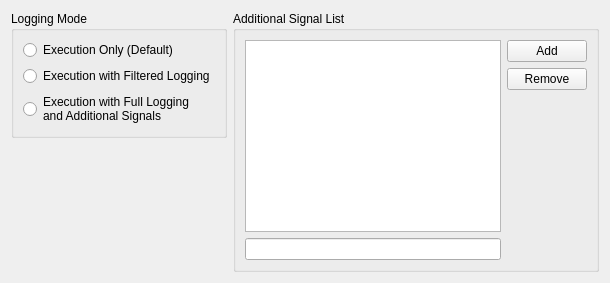
      <widget class="QWidget" name="tab_2">
       <attribute name="icon">
        <iconset resource="AutomationGUI_white.qrc">
         <normaloff>:/icons/file-document-outline</normaloff>:/icons/file-document-outline</iconset>
       </attribute>
       <attribute name="title">
        <string>Logging</string>
       </attribute>
       <layout class="QVBoxLayout" name="verticalLayout_10">
        <item>
         <layout class="QHBoxLayout" name="loggingTabLayout">
          <item>
           <layout class="QVBoxLayout" name="logmodeLayout">
            <item>
             <widget class="QGroupBox" name="groupBox">
              <property name="title">
               <string>Logging Mode</string>
              </property>
              <layout class="QVBoxLayout" name="verticalLayout_4">
               <item>
                <widget class="QRadioButton" name="logRadioBtn0">
                 <property name="sizePolicy">
                  <sizepolicy hsizetype="Fixed" vsizetype="Fixed">
                   <horstretch>0</horstretch>
                   <verstretch>0</verstretch>
                  </sizepolicy>
                 </property>
                 <property name="text">
                  <string>Execution Only (Default)</string>
                 </property>
                </widget>
               </item>
               <item>
                <widget class="QRadioButton" name="logRadioBtn1">
                 <property name="sizePolicy">
                  <sizepolicy hsizetype="Fixed" vsizetype="Fixed">
                   <horstretch>0</horstretch>
                   <verstretch>0</verstretch>
                  </sizepolicy>
                 </property>
                 <property name="text">
                  <string>Execution with Filtered Logging</string>
                 </property>
                </widget>
               </item>
               <item>
                <widget class="QRadioButton" name="logRadioBtn2">
                 <property name="sizePolicy">
                  <sizepolicy hsizetype="Fixed" vsizetype="Fixed">
                   <horstretch>0</horstretch>
                   <verstretch>0</verstretch>
                  </sizepolicy>
                 </property>
                 <property name="text">
                  <string>Execution with Full Logging
and Additional Signals</string>
                 </property>
                </widget>
               </item>
              </layout>
             </widget>
            </item>
            <item>
             <spacer name="verticalSpacer_4">
              <property name="orientation">
               <enum>Qt::Vertical</enum>
              </property>
              <property name="sizeHint" stdset="0">
               <size>
                <width>20</width>
                <height>40</height>
               </size>
              </property>
             </spacer>
            </item>
           </layout>
          </item>
          <item>
           <widget class="QGroupBox" name="addSignalGroupBox">
            <property name="sizePolicy">
             <sizepolicy hsizetype="Preferred" vsizetype="Preferred">
              <horstretch>20</horstretch>
              <verstretch>0</verstretch>
             </sizepolicy>
            </property>
            <property name="title">
             <string>Additional Signal List</string>
            </property>
            <layout class="QHBoxLayout" name="horizontalLayout_4">
             <item>
              <layout class="QVBoxLayout" name="verticalLayout_5">
               <item>
                <widget class="QListView" name="addSignalListView">
                 <property name="enabled">
                  <bool>true</bool>
                 </property>
                 <property name="frameShadow">
                  <enum>QFrame::Sunken</enum>
                 </property>
                </widget>
               </item>
               <item>
                <widget class="QLineEdit" name="addSignalEdit"/>
               </item>
              </layout>
             </item>
             <item>
              <layout class="QVBoxLayout" name="verticalLayout">
               <item>
                <widget class="QPushButton" name="addSignalBtn">
                 <property name="text">
                  <string>Add</string>
                 </property>
                 <property name="icon">
                  <iconset>
                   <normaloff>:/icon/add</normaloff>:/icon/add</iconset>
                 </property>
                </widget>
               </item>
               <item>
                <widget class="QPushButton" name="removeSignalBtn">
                 <property name="text">
                  <string>Remove</string>
                 </property>
                 <property name="icon">
                  <iconset>
                   <normaloff>:/icon/remove</normaloff>:/icon/remove</iconset>
                 </property>
                </widget>
               </item>
               <item>
                <spacer name="verticalSpacer_5">
                 <property name="orientation">
                  <enum>Qt::Vertical</enum>
                 </property>
                 <property name="sizeHint" stdset="0">
                  <size>
                   <width>20</width>
                   <height>40</height>
                  </size>
                 </property>
                </spacer>
               </item>
              </layout>
             </item>
            </layout>
           </widget>
          </item>
         </layout>
        </item>
       </layout>
      </widget>
